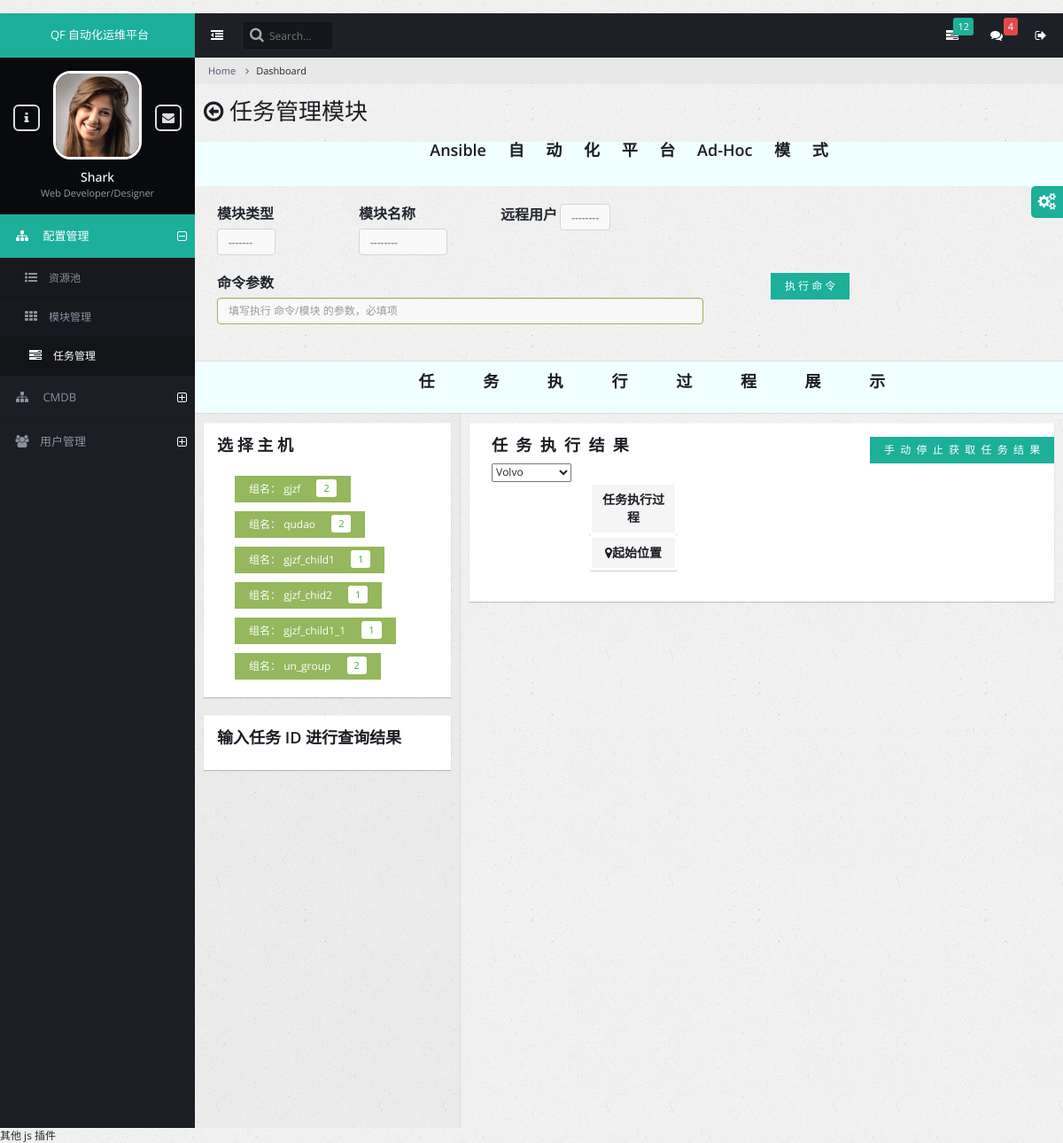
/octopus/run_tasks.html/, run on the app's committed database.
### db/models.py (models this page shows, shortened)
class InventoryHosts(models.Model):
    host = models.OneToOneField('Server', verbose_name='主机名')
    group = models.ManyToManyField('InventoryGroups', verbose_name='主机组', null=True, blank=True)
    latest_date = models.DateTimeField('更新时间', auto_now=timezone.now(), null=True)
    create_at = models.DateTimeField('创建时间', auto_now_add=True)
    class Meta:
        db_table = 'inventory_hosts'
        verbose_name_plural = 'Ansible 主机表'

class InventoryGroups(models.Model):
    group_name = models.CharField(verbose_name='主机组名', max_length=64)
    Summary = models.TextField(verbose_name="主机组概述", max_length=255)
    parent_group = models.ForeignKey('self', verbose_name="父级组", null=True, blank=True)
    latest_date = models.DateTimeField('更新时间', auto_now=timezone.now(), null=True)
    create_at = models.DateTimeField('创建时间', auto_now_add=True)
    class Meta:
        db_table = 'inventory_groups'
        verbose_name_plural = 'Ansible 主机组表'

### octopus/views.py (the view, shortened to what this page needs)
class TaskView(View):
    def get(self, request):
        task_form_obj = TaskForm()
        from octopus.utils.get_inventory_hosts import GetInventoryHosts
        get_invent_h_g =GetInventoryHosts()
        inventory_hosts = get_invent_h_g.mathode2()
        """
        inventory_hosts = {'gjzf': [{'host_ip': '172.16.153.130', 'host_name': 'gjzfap1.com'},
                                    {'host_ip': '172.16.153.131', 'host_name': 'gjzfap2.com'}],
                           'qudao': [{'host_ip': '172.16.153.132', 'host_name': 'argap1.com'},
                                    {'host_ip': '172.16.153.133', 'host_name': 'argap2.com'}],
                           'gjzf_child1': [{'host_ip': '172.16.153.134', 'host_name': 'amonap1.com'}],
                           'gjzf_chid2': [{'host_ip': '172.16.153.135', 'host_name': 'yargap1.com'}],
                           'gjzf_child1_1': [{'host_ip': '8.8.8.8', 'host_name': 'bargap4.com'}],
                           'un_group': [{'host_ip': '1.1.1.1', 'host_name': 'bargap3.com'},
                                        {'host_ip': '9.9.9.9', 'host_name': 'bmonap1.com'}]}

        """
        return render(request, 'octopus/tasks.html', {'task_form_obj': task_form_obj,
                                                      "inventory_hosts": inventory_hosts})

### octopus/utils/get_inventory_hosts.py (called while the page is built)
    def mathode2(self):
        _dic2 = {}
        for ig in models.InventoryGroups.objects.all():
            host_item_li = [host_obj for host_obj in ig.inventoryhosts_set.annotate(host_name=F('host__hostname')
                                                                                    ).values('id', 'host_name')]
            if host_item_li:
                _dic2[ig.group_name] = host_item_li
        un_gorup_qst = models.InventoryHosts.objects.filter(group__group_name=None
                                                            ).annotate(host_name=F('host__hostname')
                                                                       ).values('id', 'host_name')
        _dic2['un_group'] = list(un_gorup_qst)
        return _dic2

### templates/octopus/tasks.html (shortened to what this page needs)
{% extends 'base.html' %}
{% block page_title %} 任务管理模块 {% endblock %}
{% block page_content %}
    <div class="row">
        <div style="background-color: azure;height: 50px;text-align: center">
            <h3 style="word-spacing: 20px;vertical-align: middle;">Ansible 自 动 化 平 台 Ad-Hoc 模 式</h3>
        </div>
        <form role="form" action="{% url 'octopus:run_tasks' %}" method="POST" class="form-inline">
            <div class="col-md-12" style="padding-top: 20px">
                <div class="form-group col-md-2">
                    <label for="id_module_type" style="font-size: 16px">模块类型</label>
                    {{ task_form_obj.module_type }}
                </div>
                <div class="form-group col-md-2">
                    <label for="id_module_name" style="font-size: 16px">模块名称</label>
                    {{ task_form_obj.module_name }}
                </div>
                <div class="form-group col-md-2">
                    <label for="id_module_name" style="font-size: 16px">远程用户</label>
                    {{ task_form_obj.remote_user }}
                </div>
            </div>
            <div class="row">
                <div class="col-md-12" style="padding-top: 20px">
                    <div class="form-group has-success col-md-8">
                        <label for="id_exec_args" style="font-size: 16px">命令参数</label>
                        {{ task_form_obj.exec_args }}
                    </div>
                    <button id="id_adhoc_submit" class="btn btn-info" style="margin-bottom: -10px">执&nbsp行&nbsp命&nbsp令
                    </button>
                </div>
            </div>
        </form>
    </div>
    <hr>
    <div class="content-frame">
        <div class="content-frame-top" style="background-color: azure">
            <div class="page-title col-md-offset-3">
                <h3 style="word-spacing: 50px;"> 任 务 执 行 过 程 展 示</h3>
            </div>
        </div>
        <div class="content-frame-left">
            <div class="panel panel-default">
                <div class="panel-body">
                    <h3 class="push-up-0">选 择 主 机</h3>
                    <div class="row">
                        <div class="col-md-12">
                            <form action="" method="GET">
                                <div class="col-md-8">
                                    <div class="">
                                        <div class="checkbox">
                                            {% for invent_group, invent_hosts_list in inventory_hosts.items %}
                                                    <button class="btn btn-success  yan_toggle"
                                                            style="margin-top: 10px;">
                                                        组名： {{ invent_group }}
                                                        <span class="badge badge-danger" style="margin-left: 15px">
                                                        {{ invent_hosts_list|length }}
                                                    </span>
                                                    </button>
                                            {% endfor %}
                                        </div>
                                    </div>
                                </div>
                            </form>
                        </div>
                    </div>
                </div>
            </div>
            <div class="panel panel-default">
                <div class="panel-body">
                    <h3 class="push-up-0">输入任务 ID 进行查询结果</h3>
                    <div class="row">
                        <div class="col-md-12">
                        </div>
                    </div>
                </div>
            </div>
        </div>
        <div class="content-frame-body">
            <div class="panel panel-default">
                <div class="panel-body">
                    <div class="row">
                        <div class="col-md-3">
                            <h3>任&nbsp&nbsp务&nbsp&nbsp执&nbsp&nbsp行&nbsp&nbsp结&nbsp&nbsp果</h3>
                        </div>
                        <div class="col-md-2 col-md-offset-5">
                            <button id="stop_timer" class="btn btn-info col-md-offset-1" hidden="hidden">
                                手&nbsp&nbsp动&nbsp&nbsp停&nbsp&nbsp止&nbsp&nbsp获&nbsp&nbsp取&nbsp&nbsp任&nbsp&nbsp务&nbsp&nbsp结&nbsp&nbsp果
                            </button>
                        </div>
                    </div>
                    <div class="row">
                        <div class="col-md-6">
                            <select>
                                <optgroup label="Swedish Cars">
                                    <option value="volvo">Volvo</option>
                                </optgroup>
                            </select>
                        </div>
                    </div>
                    <div class="row">
                        <div class="col-md-12">
                            <div class="timeline timeline-right">
                                <div class="timeline-item timeline-main">
                                    <div class="timeline-date">任务执行过程</div>
                                </div>
                                <div class="timeline-item timeline-main">
                                    <div class="timeline-date">
                                        <a href="#"><span class="fa fa-map-marker"></span>起始位置</a>
                                    </div>
                                </div>
                            </div>
                        </div>
                    </div>
                </div>
            </div>
        </div>
    </div>
{% endblock %}

### data on the page
InventoryHosts: group_name "gjzf", invent_hosts_list "2"
InventoryHosts: group_name "qudao", invent_hosts_list "2"
InventoryHosts: group_name "gjzf_child1", invent_hosts_list "1"
InventoryHosts: group_name "gjzf_chid2", invent_hosts_list "1"
InventoryHosts: group_name "gjzf_child1_1", invent_hosts_list "1"
InventoryHosts: invent_group "un_group", invent_hosts_list "2"
